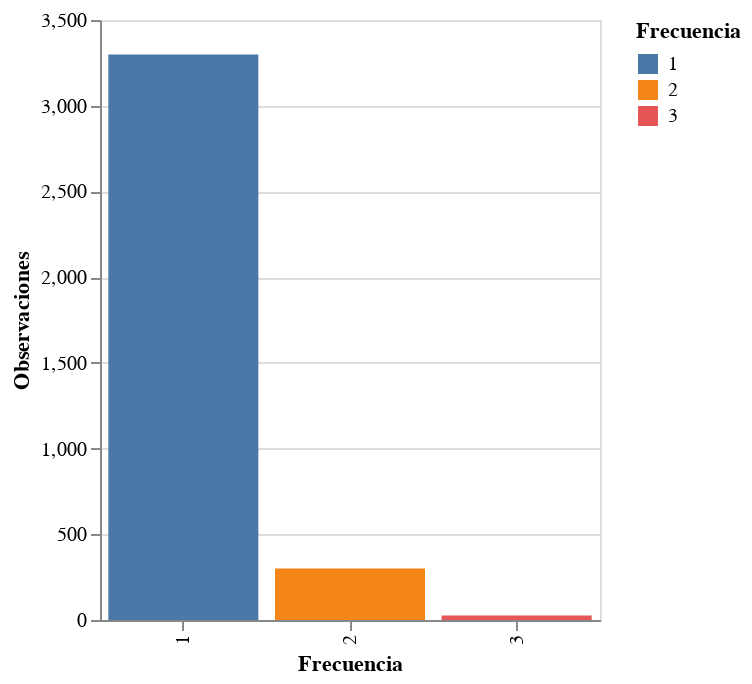

Notebook source saved alongside this figure:
### Markdown cell above
## 4. Visualizaciones

### Code cell
# Frecuencia
alt.Chart(data).mark_bar().encode(
    alt.X("Frecuencia:N"),  #bin=True
    alt.Y('count()', title="Observaciones"),
    color="Frecuencia:N",
    tooltip=["Frecuencia", "count()"]
).properties(
    width=250
)

### Figure 1 — Vega-Lite specification as saved in the notebook (floating-point values rounded to 4 significant figures; data arrays with more than 128 entries replaced by an {"elided": "..."} marker saying what was removed)
{"$schema": "https://vega.github.io/schema/vega-lite/v4.8.1.json", "config": {"view": {"continuousHeight": 300, "continuousWidth": 400}}, "data": {"name": "data-964552a31abf740a4ee1d039bb08cb64"}, "datasets": {"data-964552a31abf740a4ee1d039bb08cb64": {"elided": "3625 records"}}, "encoding": {"color": {"field": "Frecuencia", "type": "nominal"}, "tooltip": [{"field": "Frecuencia", "type": "quantitative"}, {"aggregate": "count", "type": "quantitative"}], "x": {"field": "Frecuencia", "type": "nominal"}, "y": {"aggregate": "count", "title": "Observaciones", "type": "quantitative"}}, "mark": "bar", "width": 250}
